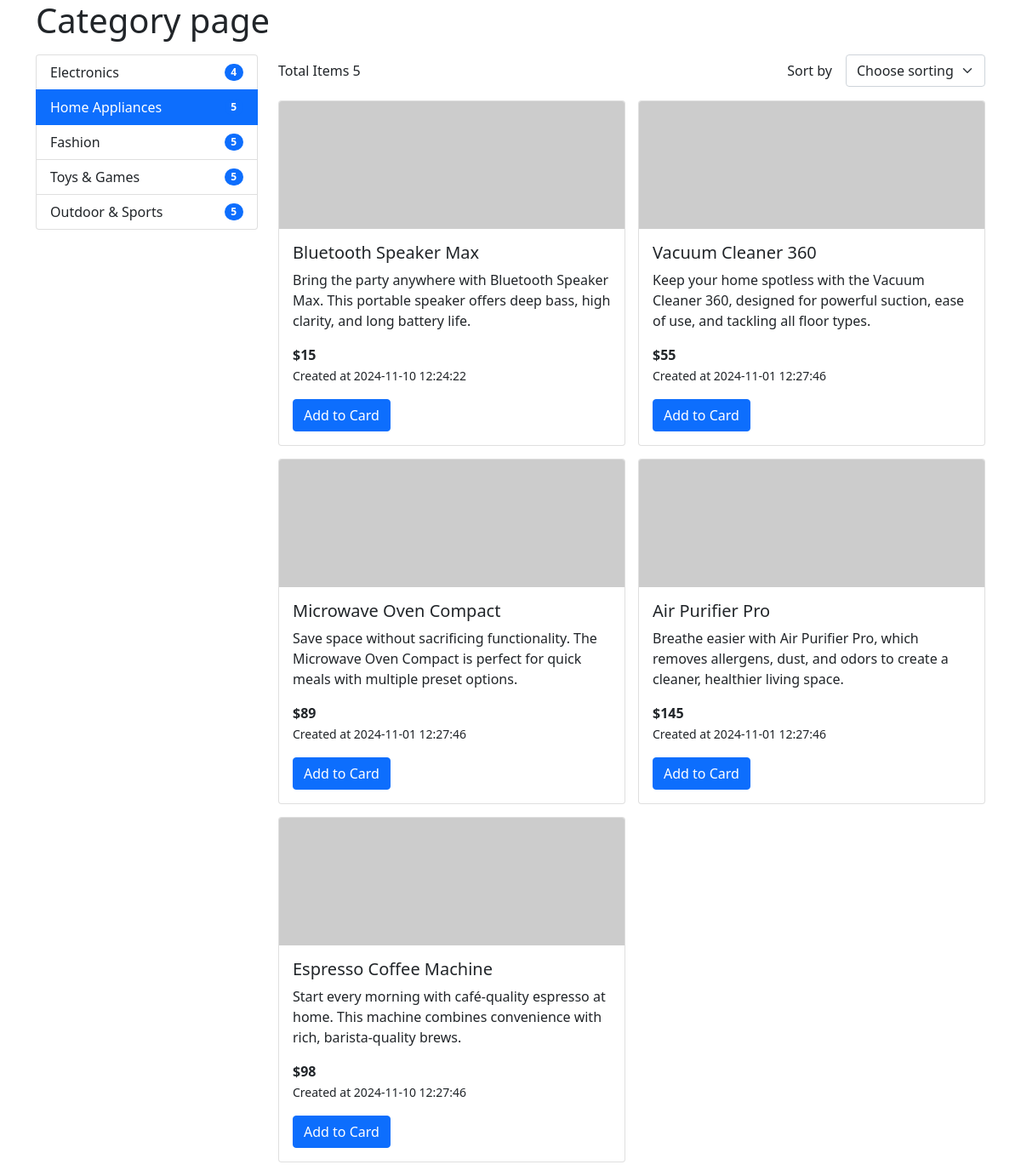
The app's page /?category=2 with its own data.
### tables this page shows
CREATE TABLE `categories` (
  `id` int NOT NULL AUTO_INCREMENT,
  `name` varchar(256) NOT NULL,
  PRIMARY KEY (`id`)
);

CREATE TABLE `products` (
  `id` int NOT NULL AUTO_INCREMENT,
  `name` varchar(256) NOT NULL,
  `description` text,
  `price` decimal(10,0) NOT NULL,
  `created_at` timestamp NULL DEFAULT CURRENT_TIMESTAMP,
  PRIMARY KEY (`id`)
);

### src/bootstrap.php (called while the page is built, shortened)
<?php
$baseController = new Base();
$baseController->index();

### public/index.php (called while the page is built, shortened)
<?php
require_once '../utils.php';
require_once '..' . DIRECTORY_SEPARATOR . 'src' . DIRECTORY_SEPARATOR . 'bootstrap.php';

### src/Model/CategoryRepository.php (called while the page is built, shortened)
<?php
class CategoryRepository
{
    public function getAll(): array
    {
        $connection = DbAdapter::getConnection();
        $result = $connection->query('
            SELECT categories.*, COUNT(category_product_relations.product_id) as products_count FROM categories
            LEFT JOIN category_product_relations ON categories.id = category_product_relations.category_id GROUP BY categories.id
        ');
        return $result->fetchAll(PDO::FETCH_ASSOC);
    }
}

### utils.php (called while the page is built, shortened)
<?php
function getBaseUrl(): string {
    return (empty($_SERVER['HTTPS']) ? 'http' : 'https') . "://$_SERVER[HTTP_HOST]$_SERVER[REQUEST_URI]";
}
function getUrl(array $params = []): string {
    $baseUrl = getBaseUrl();
    $url = parse_url($baseUrl) ?? '';
    parse_str($url['query'] ?? '', $existingParams);
    $params = array_merge($existingParams, $params);
    return $url['scheme']
        . '://'
        . $url['host']
        . ($url['path'] !== '/' ? $url['path'] : '')
        . ($params ? '?' . http_build_query($params) : '');
}

### src/Model/ProductRepository.php (called while the page is built, shortened)
<?php
class ProductRepository
{
    public function getAllByCategoryId(int $categoryId, array $sorting = []): array
    {
        $connection = DbAdapter::getConnection();
        $sortString = '';
        $result = $connection->prepare('
            SELECT products.* FROM products
            LEFT JOIN category_product_relations ON products.id = category_product_relations.product_id
            WHERE category_product_relations.category_id = ?
            ' . ($sorting ? 'ORDER BY ' . $sortString : '') . '
        ');
        $result->execute([$categoryId]);
        return $result->fetchAll(PDO::FETCH_ASSOC);
    }
}

### src/views/pages/index.phtml (the view, shortened to what this page needs)
<div id="content-wrapper" class="row">
    <div class="col-md-3">
        <div class="list-group categories-wrapper">
            <?php foreach ($categories as $item): ?>
                <?php $currentCategory = $_GET['category'] && $_GET['category'] == $item['id']; ?>
                <a href="<?= getUrl(['category' => $item['id']]) ?>" class="list-group-item category-item d-flex justify-content-between align-items-center <?= $currentCategory ? 'active' : '' ?>">
                    <?= $item['name'] ?>
                    <span class="badge bg-primary rounded-pill">
                        <?= $item['products_count'] ?>
                    </span>
                </a>
            <?php endforeach; ?>
        </div>
    </div>
    <div class="col-md-9 mt-3 mt-md-0">
        <div class="product-list-header row mb-3">
            <div class="col-md-6 d-flex align-items-center">
                Total Items <?= count($products) ?>
            </div>
            <div class="col-md-6 d-flex align-items-center gap-3 justify-content-md-end">
                <label for="sorting">
                    Sort by
                </label>
                <select id="sorting" class="form-select" aria-label="Sorting">
                    <option selected>Choose sorting</option>
                </select>
            </div>
        </div>
        <ul class="product-list mb-3">
            <?php foreach ($products as $product): ?>
                <li class="product-list-item">
                    <div class="card">
                        <img class="card-img-top" src="https://picsum.photos/300/150" width="300px" height="150px" alt="Card image cap">
                        <div class="card-body">
                            <h5 class="card-title">
                                <?= $product['name'] ?>
                            </h5>
                            <p class="card-text">
                                <?= $product['description'] ?>
                            </p>
                            <p class="price mb-3">
                                <span class="fw-bold">$<?= $product['price'] ?></span> <br>
                                <small class="mb-3">Created at <?= $product['created_at'] ?></small>
                            </p>
                            <button class="btn btn-primary" data-bs-toggle="modal" data-bs-target="#modal-<?= $product['id'] ?>">Add to Card</button>
                        </div>
                    </div>
                </li>
            <?php endforeach; ?>
        </ul>
    </div>
</div>

### public/css/style.css (style rules this page uses)
.product-list { list-style-type: none; display: grid; grid-template-columns: repeat(auto-fill, minmax(300px, 1fr)); padding: 0; margin: 0; gap: 15px; }
.category-item { cursor: pointer; }
.product-list-item { margin: 0; padding: 0; }
.card-img-top { object-fit: cover; }
#sorting { width: fit-content; }

### records on screen
categories: name "Electronics", products_count "4"
categories: name "Home Appliances", products_count "5"
categories: name "Fashion", products_count "5"
categories: name "Toys & Games", products_count "5"
categories: name "Outdoor & Sports", products_count "5"
products: name "Bluetooth Speaker Max", description "Bring the party anywhere with Bluetooth Speaker Max. This portable speaker offers deep bass, high clarity, and long battery life.", price "15", created_at "2024-11-10 12:24:22"
products: name "Vacuum Cleaner 360", description "Keep your home spotless with the Vacuum Cleaner 360, designed for powerful suction, ease of use, and tackling all floor types.", price "55", created_at "2024-11-01 12:27:46"
products: name "Microwave Oven Compact", description "Save space without sacrificing functionality. The Microwave Oven Compact is perfect for quick meals with multiple preset options.", price "89", created_at "2024-11-01 12:27:46"
products: name "Air Purifier Pro", description "Breathe easier with Air Purifier Pro, which removes allergens, dust, and odors to create a cleaner, healthier living space.", price "145", created_at "2024-11-01 12:27:46"
products: name "Espresso Coffee Machine", description "Start every morning with café-quality espresso at home. This machine combines convenience with rich, barista-quality brews.", price "98", created_at "2024-11-10 12:27:46"

### other values on screen
count($products) "5"
